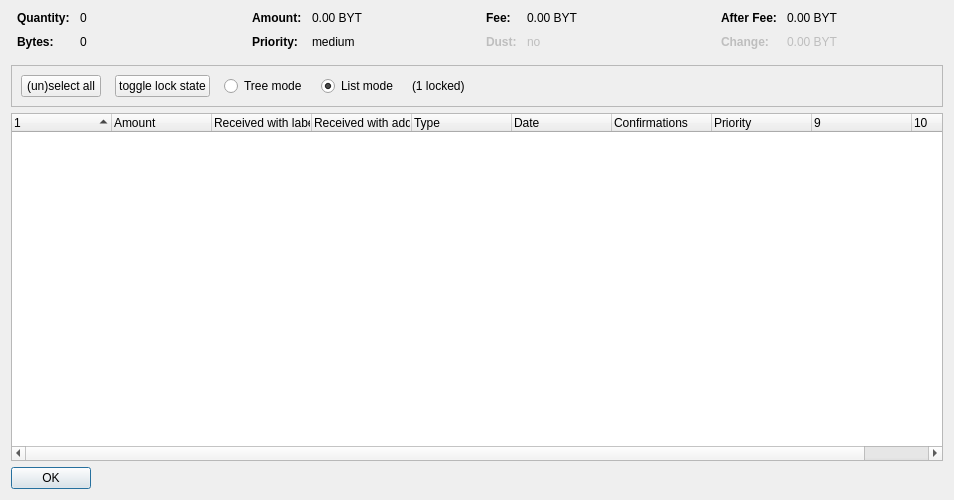
<?xml version="1.0" encoding="UTF-8"?>
<ui version="4.0">
 <class>CoinControlDialog</class>
 <widget class="QDialog" name="CoinControlDialog">
  <property name="geometry">
   <rect>
    <x>0</x>
    <y>0</y>
    <width>954</width>
    <height>500</height>
   </rect>
  </property>
  <property name="windowTitle">
   <string>Coin Selection</string>
  </property>
  <layout class="QVBoxLayout" name="verticalLayout">
   <item>
    <layout class="QHBoxLayout" name="horizontalLayoutTop" stretch="0,0,0,0">
     <property name="topMargin">
      <number>0</number>
     </property>
     <property name="bottomMargin">
      <number>10</number>
     </property>
     <item>
      <layout class="QFormLayout" name="formLayoutCoinControl1">
       <property name="horizontalSpacing">
        <number>10</number>
       </property>
       <property name="verticalSpacing">
        <number>10</number>
       </property>
       <property name="leftMargin">
        <number>6</number>
       </property>
       <property name="rightMargin">
        <number>6</number>
       </property>
       <item row="0" column="0">
        <widget class="QLabel" name="labelCoinControlQuantityText">
         <property name="font">
          <font>
           <weight>75</weight>
           <bold>true</bold>
          </font>
         </property>
         <property name="text">
          <string>Quantity:</string>
         </property>
        </widget>
       </item>
       <item row="0" column="1">
        <widget class="QLabel" name="labelCoinControlQuantity">
         <property name="cursor">
          <cursorShape>IBeamCursor</cursorShape>
         </property>
         <property name="contextMenuPolicy">
          <enum>Qt::ActionsContextMenu</enum>
         </property>
         <property name="text">
          <string notr="true">0</string>
         </property>
         <property name="textInteractionFlags">
          <set>Qt::LinksAccessibleByMouse|Qt::TextSelectableByKeyboard|Qt::TextSelectableByMouse</set>
         </property>
        </widget>
       </item>
       <item row="1" column="0">
        <widget class="QLabel" name="labelCoinControlBytesText">
         <property name="font">
          <font>
           <weight>75</weight>
           <bold>true</bold>
          </font>
         </property>
         <property name="text">
          <string>Bytes:</string>
         </property>
        </widget>
       </item>
       <item row="1" column="1">
        <widget class="QLabel" name="labelCoinControlBytes">
         <property name="cursor">
          <cursorShape>IBeamCursor</cursorShape>
         </property>
         <property name="contextMenuPolicy">
          <enum>Qt::ActionsContextMenu</enum>
         </property>
         <property name="text">
          <string notr="true">0</string>
         </property>
         <property name="textInteractionFlags">
          <set>Qt::LinksAccessibleByMouse|Qt::TextSelectableByKeyboard|Qt::TextSelectableByMouse</set>
         </property>
        </widget>
       </item>
      </layout>
     </item>
     <item>
      <layout class="QFormLayout" name="formLayoutCoinControl2">
       <property name="horizontalSpacing">
        <number>10</number>
       </property>
       <property name="verticalSpacing">
        <number>10</number>
       </property>
       <property name="leftMargin">
        <number>6</number>
       </property>
       <property name="rightMargin">
        <number>6</number>
       </property>
       <item row="0" column="0">
        <widget class="QLabel" name="labelCoinControlAmountText">
         <property name="font">
          <font>
           <weight>75</weight>
           <bold>true</bold>
          </font>
         </property>
         <property name="text">
          <string>Amount:</string>
         </property>
        </widget>
       </item>
       <item row="0" column="1">
        <widget class="QLabel" name="labelCoinControlAmount">
         <property name="cursor">
          <cursorShape>IBeamCursor</cursorShape>
         </property>
         <property name="contextMenuPolicy">
          <enum>Qt::ActionsContextMenu</enum>
         </property>
         <property name="text">
          <string notr="true">0.00 BYT</string>
         </property>
         <property name="textInteractionFlags">
          <set>Qt::LinksAccessibleByMouse|Qt::TextSelectableByKeyboard|Qt::TextSelectableByMouse</set>
         </property>
        </widget>
       </item>
       <item row="1" column="0">
        <widget class="QLabel" name="labelCoinControlPriorityText">
         <property name="font">
          <font>
           <weight>75</weight>
           <bold>true</bold>
          </font>
         </property>
         <property name="text">
          <string>Priority:</string>
         </property>
        </widget>
       </item>
       <item row="1" column="1">
        <widget class="QLabel" name="labelCoinControlPriority">
         <property name="cursor">
          <cursorShape>IBeamCursor</cursorShape>
         </property>
         <property name="contextMenuPolicy">
          <enum>Qt::ActionsContextMenu</enum>
         </property>
         <property name="text">
          <string>medium</string>
         </property>
         <property name="textInteractionFlags">
          <set>Qt::LinksAccessibleByMouse|Qt::TextSelectableByKeyboard|Qt::TextSelectableByMouse</set>
         </property>
        </widget>
       </item>
      </layout>
     </item>
     <item>
      <layout class="QFormLayout" name="formLayoutCoinControl3">
       <property name="horizontalSpacing">
        <number>10</number>
       </property>
       <property name="verticalSpacing">
        <number>10</number>
       </property>
       <property name="leftMargin">
        <number>6</number>
       </property>
       <property name="rightMargin">
        <number>6</number>
       </property>
       <item row="0" column="0">
        <widget class="QLabel" name="labelCoinControlFeeText">
         <property name="font">
          <font>
           <weight>75</weight>
           <bold>true</bold>
          </font>
         </property>
         <property name="text">
          <string>Fee:</string>
         </property>
        </widget>
       </item>
       <item row="0" column="1">
        <widget class="QLabel" name="labelCoinControlFee">
         <property name="cursor">
          <cursorShape>IBeamCursor</cursorShape>
         </property>
         <property name="contextMenuPolicy">
          <enum>Qt::ActionsContextMenu</enum>
         </property>
         <property name="text">
          <string notr="true">0.00 BYT</string>
         </property>
         <property name="textInteractionFlags">
          <set>Qt::LinksAccessibleByMouse|Qt::TextSelectableByKeyboard|Qt::TextSelectableByMouse</set>
         </property>
        </widget>
       </item>
       <item row="1" column="0">
        <widget class="QLabel" name="labelCoinControlLowOutputText">
         <property name="enabled">
          <bool>false</bool>
         </property>
         <property name="font">
          <font>
           <weight>75</weight>
           <bold>true</bold>
          </font>
         </property>
         <property name="text">
          <string>Dust:</string>
         </property>
        </widget>
       </item>
       <item row="1" column="1">
        <widget class="QLabel" name="labelCoinControlLowOutput">
         <property name="enabled">
          <bool>false</bool>
         </property>
         <property name="cursor">
          <cursorShape>IBeamCursor</cursorShape>
         </property>
         <property name="contextMenuPolicy">
          <enum>Qt::ActionsContextMenu</enum>
         </property>
         <property name="text">
          <string>no</string>
         </property>
         <property name="textInteractionFlags">
          <set>Qt::LinksAccessibleByMouse|Qt::TextSelectableByKeyboard|Qt::TextSelectableByMouse</set>
         </property>
        </widget>
       </item>
      </layout>
     </item>
     <item>
      <layout class="QFormLayout" name="formLayoutCoinControl4">
       <property name="horizontalSpacing">
        <number>10</number>
       </property>
       <property name="verticalSpacing">
        <number>10</number>
       </property>
       <property name="leftMargin">
        <number>6</number>
       </property>
       <property name="rightMargin">
        <number>6</number>
       </property>
       <item row="0" column="0">
        <widget class="QLabel" name="labelCoinControlAfterFeeText">
         <property name="font">
          <font>
           <weight>75</weight>
           <bold>true</bold>
          </font>
         </property>
         <property name="text">
          <string>After Fee:</string>
         </property>
        </widget>
       </item>
       <item row="0" column="1">
        <widget class="QLabel" name="labelCoinControlAfterFee">
         <property name="cursor">
          <cursorShape>IBeamCursor</cursorShape>
         </property>
         <property name="contextMenuPolicy">
          <enum>Qt::ActionsContextMenu</enum>
         </property>
         <property name="text">
          <string notr="true">0.00 BYT</string>
         </property>
         <property name="textInteractionFlags">
          <set>Qt::LinksAccessibleByMouse|Qt::TextSelectableByKeyboard|Qt::TextSelectableByMouse</set>
         </property>
        </widget>
       </item>
       <item row="1" column="0">
        <widget class="QLabel" name="labelCoinControlChangeText">
         <property name="enabled">
          <bool>false</bool>
         </property>
         <property name="font">
          <font>
           <weight>75</weight>
           <bold>true</bold>
          </font>
         </property>
         <property name="text">
          <string>Change:</string>
         </property>
        </widget>
       </item>
       <item row="1" column="1">
        <widget class="QLabel" name="labelCoinControlChange">
         <property name="enabled">
          <bool>false</bool>
         </property>
         <property name="cursor">
          <cursorShape>IBeamCursor</cursorShape>
         </property>
         <property name="contextMenuPolicy">
          <enum>Qt::ActionsContextMenu</enum>
         </property>
         <property name="text">
          <string notr="true">0.00 BYT</string>
         </property>
         <property name="textInteractionFlags">
          <set>Qt::LinksAccessibleByMouse|Qt::TextSelectableByKeyboard|Qt::TextSelectableByMouse</set>
         </property>
        </widget>
       </item>
      </layout>
     </item>
    </layout>
   </item>
   <item>
    <widget class="QFrame" name="frame">
     <property name="minimumSize">
      <size>
       <width>0</width>
       <height>40</height>
      </size>
     </property>
     <property name="frameShape">
      <enum>QFrame::StyledPanel</enum>
     </property>
     <property name="frameShadow">
      <enum>QFrame::Sunken</enum>
     </property>
     <layout class="QHBoxLayout" name="horizontalLayout">
      <item>
       <layout class="QHBoxLayout" name="horizontalLayoutPanel" stretch="0,0,0,0,0,0">
        <property name="spacing">
         <number>14</number>
        </property>
        <item>
         <widget class="QPushButton" name="pushButtonSelectAll">
          <property name="sizePolicy">
           <sizepolicy hsizetype="Maximum" vsizetype="Fixed">
            <horstretch>0</horstretch>
            <verstretch>0</verstretch>
           </sizepolicy>
          </property>
          <property name="text">
           <string>(un)select all</string>
          </property>
          <property name="autoDefault">
           <bool>false</bool>
          </property>
         </widget>
        </item>
        <item>
         <widget class="QPushButton" name="pushButtonToggleLock">
          <property name="sizePolicy">
           <sizepolicy hsizetype="Maximum" vsizetype="Fixed">
            <horstretch>0</horstretch>
            <verstretch>0</verstretch>
           </sizepolicy>
          </property>
          <property name="text">
           <string>toggle lock state</string>
          </property>
          <property name="autoDefault">
           <bool>false</bool>
          </property>
         </widget>
        </item>
        <item>
         <widget class="QRadioButton" name="radioTreeMode">
          <property name="sizePolicy">
           <sizepolicy hsizetype="Maximum" vsizetype="Fixed">
            <horstretch>0</horstretch>
            <verstretch>0</verstretch>
           </sizepolicy>
          </property>
          <property name="text">
           <string>Tree mode</string>
          </property>
         </widget>
        </item>
        <item>
         <widget class="QRadioButton" name="radioListMode">
          <property name="sizePolicy">
           <sizepolicy hsizetype="Maximum" vsizetype="Fixed">
            <horstretch>0</horstretch>
            <verstretch>0</verstretch>
           </sizepolicy>
          </property>
          <property name="text">
           <string>List mode</string>
          </property>
          <property name="checked">
           <bool>true</bool>
          </property>
         </widget>
        </item>
        <item>
         <widget class="QLabel" name="labelLocked">
          <property name="text">
           <string>(1 locked)</string>
          </property>
         </widget>
        </item>
        <item>
         <spacer name="horizontalSpacer">
          <property name="orientation">
           <enum>Qt::Horizontal</enum>
          </property>
          <property name="sizeHint" stdset="0">
           <size>
            <width>40</width>
            <height>20</height>
           </size>
          </property>
         </spacer>
        </item>
       </layout>
      </item>
     </layout>
    </widget>
   </item>
   <item>
    <widget class="CoinControlTreeWidget" name="treeWidget">
     <property name="contextMenuPolicy">
      <enum>Qt::CustomContextMenu</enum>
     </property>
     <property name="sortingEnabled">
      <bool>false</bool>
     </property>
     <property name="columnCount">
      <number>10</number>
     </property>
     <attribute name="headerShowSortIndicator" stdset="0">
      <bool>true</bool>
     </attribute>
     <attribute name="headerStretchLastSection">
      <bool>false</bool>
     </attribute>
     <column>
      <property name="text">
       <string/>
      </property>
     </column>
     <column>
      <property name="text">
       <string>Amount</string>
      </property>
     </column>
     <column>
      <property name="text">
       <string>Received with label</string>
      </property>
     </column>
     <column>
      <property name="text">
       <string>Received with address</string>
      </property>
     </column>
     <column>
      <property name="text">
       <string>Type</string>
      </property>
     </column>
     <column>
      <property name="text">
       <string>Date</string>
      </property>
     </column>
     <column>
      <property name="text">
       <string>Confirmations</string>
      </property>
      <property name="toolTip">
       <string>Confirmed</string>
      </property>
     </column>
     <column>
      <property name="text">
       <string>Priority</string>
      </property>
     </column>
     <column>
      <property name="text">
       <string/>
      </property>
     </column>
     <column>
      <property name="text">
       <string/>
      </property>
     </column>
    </widget>
   </item>
   <item>
    <widget class="QDialogButtonBox" name="buttonBox">
     <property name="sizePolicy">
      <sizepolicy hsizetype="Maximum" vsizetype="Fixed">
       <horstretch>0</horstretch>
       <verstretch>0</verstretch>
      </sizepolicy>
     </property>
     <property name="orientation">
      <enum>Qt::Horizontal</enum>
     </property>
     <property name="standardButtons">
      <set>QDialogButtonBox::Ok</set>
     </property>
    </widget>
   </item>
  </layout>
 </widget>
 <customwidgets>
  <customwidget>
   <class>CoinControlTreeWidget</class>
   <extends>QTreeWidget</extends>
   <header>coincontroltreewidget.h</header>
  </customwidget>
 </customwidgets>
 <resources/>
 <connections/>
</ui>
